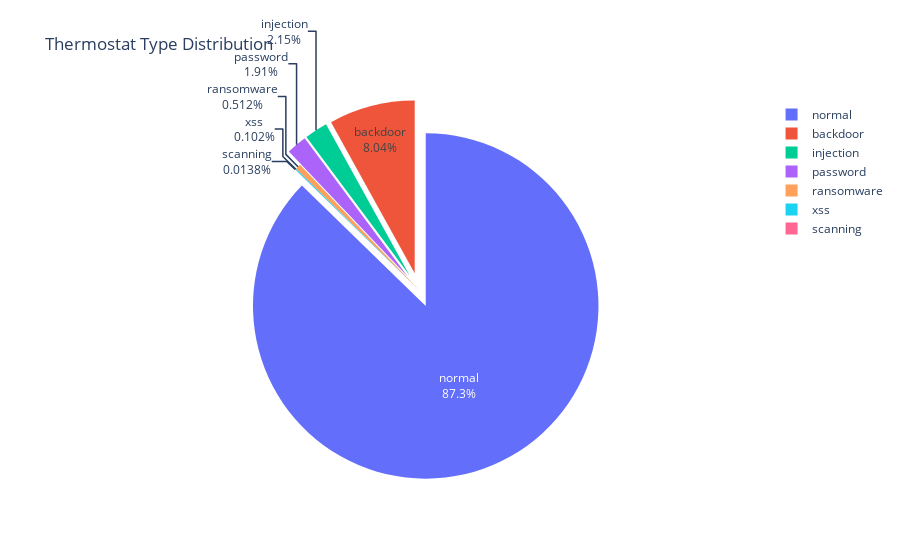

The cell this chart's notebook holds for it:
### Code cell
type_counts = thermostat['type'].value_counts()

fig = go.Figure(data=[go.Pie(labels=type_counts.index, values=type_counts)])
fig.update_traces(textinfo='percent+label', pull=[0.1, 0.1, 0.1, 0.1])
fig.update_layout(title='Thermostat Type Distribution')

fig.show()

### Figure 1 — Plotly figure (JSON) as saved in the notebook; plotly's stock layout.template omitted (floating-point values rounded to 4 significant figures)
{"data": [{"labels": ["normal", "backdoor", "injection", "password", "ransomware", "xss", "scanning"], "pull": [0.1, 0.1, 0.1, 0.1], "textinfo": "percent+label", "type": "pie", "values": [385953, 35568, 9498, 8435, 2264, 449, 61]}], "layout": {"title": {"text": "Thermostat Type Distribution"}}}
